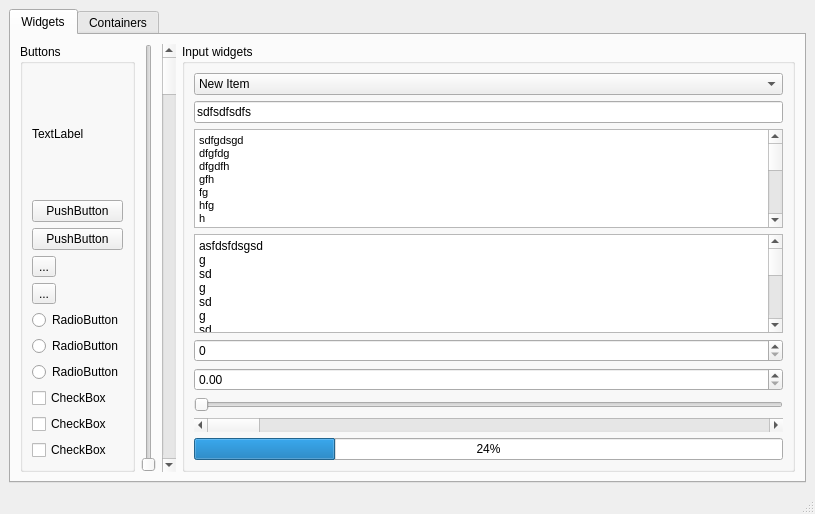
<?xml version="1.0" encoding="UTF-8"?>
<ui version="4.0">
 <class>MainWindow</class>
 <widget class="QMainWindow" name="MainWindow">
  <property name="geometry">
   <rect>
    <x>0</x>
    <y>0</y>
    <width>815</width>
    <height>514</height>
   </rect>
  </property>
  <property name="windowTitle">
   <string>MainWindow</string>
  </property>
  <widget class="QWidget" name="centralwidget">
   <layout class="QVBoxLayout" name="verticalLayout">
    <item>
     <widget class="QTabWidget" name="tabWidget">
      <property name="currentIndex">
       <number>0</number>
      </property>
      <widget class="QWidget" name="tab">
       <attribute name="title">
        <string>Widgets</string>
       </attribute>
       <layout class="QHBoxLayout" name="horizontalLayout">
        <item>
         <widget class="QGroupBox" name="groupBox">
          <property name="title">
           <string>Buttons</string>
          </property>
          <layout class="QVBoxLayout" name="verticalLayout_2">
           <item>
            <widget class="QLabel" name="label">
             <property name="text">
              <string>TextLabel</string>
             </property>
            </widget>
           </item>
           <item>
            <widget class="QPushButton" name="pushButton">
             <property name="text">
              <string>PushButton</string>
             </property>
            </widget>
           </item>
           <item>
            <widget class="QPushButton" name="pushButton_2">
             <property name="text">
              <string>PushButton</string>
             </property>
            </widget>
           </item>
           <item>
            <widget class="QToolButton" name="toolButton">
             <property name="text">
              <string>...</string>
             </property>
            </widget>
           </item>
           <item>
            <widget class="QToolButton" name="toolButton_2">
             <property name="text">
              <string>...</string>
             </property>
            </widget>
           </item>
           <item>
            <widget class="QRadioButton" name="radioButton_3">
             <property name="text">
              <string>RadioButton</string>
             </property>
            </widget>
           </item>
           <item>
            <widget class="QRadioButton" name="radioButton_2">
             <property name="text">
              <string>RadioButton</string>
             </property>
            </widget>
           </item>
           <item>
            <widget class="QRadioButton" name="radioButton">
             <property name="text">
              <string>RadioButton</string>
             </property>
            </widget>
           </item>
           <item>
            <widget class="QCheckBox" name="checkBox_3">
             <property name="text">
              <string>CheckBox</string>
             </property>
            </widget>
           </item>
           <item>
            <widget class="QCheckBox" name="checkBox_2">
             <property name="text">
              <string>CheckBox</string>
             </property>
            </widget>
           </item>
           <item>
            <widget class="QCheckBox" name="checkBox">
             <property name="text">
              <string>CheckBox</string>
             </property>
            </widget>
           </item>
          </layout>
         </widget>
        </item>
        <item>
         <widget class="QSlider" name="verticalSlider">
          <property name="orientation">
           <enum>Qt::Vertical</enum>
          </property>
         </widget>
        </item>
        <item>
         <widget class="QScrollBar" name="verticalScrollBar">
          <property name="orientation">
           <enum>Qt::Vertical</enum>
          </property>
         </widget>
        </item>
        <item>
         <widget class="QGroupBox" name="groupBox_2">
          <property name="title">
           <string>Input widgets</string>
          </property>
          <layout class="QVBoxLayout" name="verticalLayout_3">
           <item>
            <widget class="QComboBox" name="comboBox">
             <item>
              <property name="text">
               <string>New Item</string>
              </property>
             </item>
             <item>
              <property name="text">
               <string>New Item</string>
              </property>
             </item>
             <item>
              <property name="text">
               <string>New Item</string>
              </property>
             </item>
             <item>
              <property name="text">
               <string>New Item</string>
              </property>
             </item>
             <item>
              <property name="text">
               <string>New Item</string>
              </property>
             </item>
            </widget>
           </item>
           <item>
            <widget class="QLineEdit" name="lineEdit">
             <property name="text">
              <string>sdfsdfsdfs</string>
             </property>
            </widget>
           </item>
           <item>
            <widget class="QTextEdit" name="textEdit">
             <property name="html">
              <string>&lt;!DOCTYPE HTML PUBLIC &quot;-//W3C//DTD HTML 4.0//EN&quot; &quot;http://www.w3.org/TR/REC-html40/strict.dtd&quot;&gt;
&lt;html&gt;&lt;head&gt;&lt;meta name=&quot;qrichtext&quot; content=&quot;1&quot; /&gt;&lt;style type=&quot;text/css&quot;&gt;
p, li { white-space: pre-wrap; }
&lt;/style&gt;&lt;/head&gt;&lt;body style=&quot; font-family:'MS Shell Dlg 2'; font-size:8.25pt; font-weight:400; font-style:normal;&quot;&gt;
&lt;p style=&quot; margin-top:0px; margin-bottom:0px; margin-left:0px; margin-right:0px; -qt-block-indent:0; text-indent:0px;&quot;&gt;sdfgdsgd&lt;/p&gt;
&lt;p style=&quot; margin-top:0px; margin-bottom:0px; margin-left:0px; margin-right:0px; -qt-block-indent:0; text-indent:0px;&quot;&gt;dfgfdg&lt;/p&gt;
&lt;p style=&quot; margin-top:0px; margin-bottom:0px; margin-left:0px; margin-right:0px; -qt-block-indent:0; text-indent:0px;&quot;&gt;dfgdfh&lt;/p&gt;
&lt;p style=&quot; margin-top:0px; margin-bottom:0px; margin-left:0px; margin-right:0px; -qt-block-indent:0; text-indent:0px;&quot;&gt;gfh&lt;/p&gt;
&lt;p style=&quot; margin-top:0px; margin-bottom:0px; margin-left:0px; margin-right:0px; -qt-block-indent:0; text-indent:0px;&quot;&gt;fg&lt;/p&gt;
&lt;p style=&quot; margin-top:0px; margin-bottom:0px; margin-left:0px; margin-right:0px; -qt-block-indent:0; text-indent:0px;&quot;&gt;hfg&lt;/p&gt;
&lt;p style=&quot; margin-top:0px; margin-bottom:0px; margin-left:0px; margin-right:0px; -qt-block-indent:0; text-indent:0px;&quot;&gt;h&lt;/p&gt;
&lt;p style=&quot; margin-top:0px; margin-bottom:0px; margin-left:0px; margin-right:0px; -qt-block-indent:0; text-indent:0px;&quot;&gt;fg&lt;/p&gt;
&lt;p style=&quot; margin-top:0px; margin-bottom:0px; margin-left:0px; margin-right:0px; -qt-block-indent:0; text-indent:0px;&quot;&gt;j&lt;/p&gt;
&lt;p style=&quot; margin-top:0px; margin-bottom:0px; margin-left:0px; margin-right:0px; -qt-block-indent:0; text-indent:0px;&quot;&gt;fg&lt;/p&gt;
&lt;p style=&quot; margin-top:0px; margin-bottom:0px; margin-left:0px; margin-right:0px; -qt-block-indent:0; text-indent:0px;&quot;&gt;jfgjfgjfgjfgj&lt;/p&gt;
&lt;p style=&quot; margin-top:0px; margin-bottom:0px; margin-left:0px; margin-right:0px; -qt-block-indent:0; text-indent:0px;&quot;&gt;f&lt;/p&gt;
&lt;p style=&quot; margin-top:0px; margin-bottom:0px; margin-left:0px; margin-right:0px; -qt-block-indent:0; text-indent:0px;&quot;&gt;fg&lt;/p&gt;
&lt;p style=&quot; margin-top:0px; margin-bottom:0px; margin-left:0px; margin-right:0px; -qt-block-indent:0; text-indent:0px;&quot;&gt;j&lt;/p&gt;
&lt;p style=&quot; margin-top:0px; margin-bottom:0px; margin-left:0px; margin-right:0px; -qt-block-indent:0; text-indent:0px;&quot;&gt;fgj&lt;/p&gt;
&lt;p style=&quot; margin-top:0px; margin-bottom:0px; margin-left:0px; margin-right:0px; -qt-block-indent:0; text-indent:0px;&quot;&gt;fg&lt;/p&gt;
&lt;p style=&quot; margin-top:0px; margin-bottom:0px; margin-left:0px; margin-right:0px; -qt-block-indent:0; text-indent:0px;&quot;&gt;j&lt;/p&gt;
&lt;p style=&quot; margin-top:0px; margin-bottom:0px; margin-left:0px; margin-right:0px; -qt-block-indent:0; text-indent:0px;&quot;&gt;fg&lt;/p&gt;
&lt;p style=&quot; margin-top:0px; margin-bottom:0px; margin-left:0px; margin-right:0px; -qt-block-indent:0; text-indent:0px;&quot;&gt;j&lt;/p&gt;
&lt;p style=&quot; margin-top:0px; margin-bottom:0px; margin-left:0px; margin-right:0px; -qt-block-indent:0; text-indent:0px;&quot;&gt;fgfgfgfgfgfgfgfgfgfgfgfgfgfgfgfgfgjfgj&lt;/p&gt;&lt;/body&gt;&lt;/html&gt;</string>
             </property>
            </widget>
           </item>
           <item>
            <widget class="QPlainTextEdit" name="plainTextEdit">
             <property name="plainText">
              <string>asfdsfdsgsd
g
sd
g
sd
g
sd
g
sdgsdhgfdhsfhdshd
fh
dg
fg
h
gfhfgjhdfjdf
dfh
j
df
hj
fdh
jd</string>
             </property>
            </widget>
           </item>
           <item>
            <widget class="QSpinBox" name="spinBox"/>
           </item>
           <item>
            <widget class="QDoubleSpinBox" name="doubleSpinBox"/>
           </item>
           <item>
            <widget class="QSlider" name="horizontalSlider">
             <property name="orientation">
              <enum>Qt::Horizontal</enum>
             </property>
            </widget>
           </item>
           <item>
            <widget class="QScrollBar" name="horizontalScrollBar">
             <property name="orientation">
              <enum>Qt::Horizontal</enum>
             </property>
            </widget>
           </item>
           <item>
            <widget class="QProgressBar" name="progressBar">
             <property name="value">
              <number>24</number>
             </property>
            </widget>
           </item>
          </layout>
         </widget>
        </item>
       </layout>
      </widget>
      <widget class="QWidget" name="tab_2">
       <attribute name="title">
        <string>Containers</string>
       </attribute>
       <layout class="QHBoxLayout" name="horizontalLayout_2">
        <item>
         <widget class="QListWidget" name="listWidget">
          <item>
           <property name="text">
            <string>New Item</string>
           </property>
          </item>
          <item>
           <property name="text">
            <string>New Item</string>
           </property>
          </item>
          <item>
           <property name="text">
            <string>New Item</string>
           </property>
          </item>
          <item>
           <property name="text">
            <string>New Item</string>
           </property>
          </item>
          <item>
           <property name="text">
            <string>New Item</string>
           </property>
          </item>
          <item>
           <property name="text">
            <string>New Item</string>
           </property>
          </item>
          <item>
           <property name="text">
            <string>New Item</string>
           </property>
          </item>
          <item>
           <property name="text">
            <string>New Item</string>
           </property>
          </item>
          <item>
           <property name="text">
            <string>New Item</string>
           </property>
          </item>
          <item>
           <property name="text">
            <string>New Item</string>
           </property>
          </item>
          <item>
           <property name="text">
            <string>New Item</string>
           </property>
          </item>
          <item>
           <property name="text">
            <string>New Item</string>
           </property>
          </item>
          <item>
           <property name="text">
            <string>New Item</string>
           </property>
          </item>
          <item>
           <property name="text">
            <string>New Item</string>
           </property>
          </item>
          <item>
           <property name="text">
            <string>New Item</string>
           </property>
          </item>
          <item>
           <property name="text">
            <string>New Item</string>
           </property>
          </item>
          <item>
           <property name="text">
            <string>New Item</string>
           </property>
          </item>
          <item>
           <property name="text">
            <string>New Item</string>
           </property>
          </item>
          <item>
           <property name="text">
            <string>New Item</string>
           </property>
          </item>
          <item>
           <property name="text">
            <string>New Item</string>
           </property>
          </item>
          <item>
           <property name="text">
            <string>New Item</string>
           </property>
          </item>
          <item>
           <property name="text">
            <string>New Item</string>
           </property>
          </item>
          <item>
           <property name="text">
            <string>New Item</string>
           </property>
          </item>
          <item>
           <property name="text">
            <string>New Item</string>
           </property>
          </item>
          <item>
           <property name="text">
            <string>New Item</string>
           </property>
          </item>
          <item>
           <property name="text">
            <string>New Item</string>
           </property>
          </item>
          <item>
           <property name="text">
            <string>New Item</string>
           </property>
          </item>
          <item>
           <property name="text">
            <string>New Item</string>
           </property>
          </item>
          <item>
           <property name="text">
            <string>New Item</string>
           </property>
          </item>
          <item>
           <property name="text">
            <string>New Item</string>
           </property>
          </item>
          <item>
           <property name="text">
            <string>New Item</string>
           </property>
          </item>
          <item>
           <property name="text">
            <string>New Item</string>
           </property>
          </item>
          <item>
           <property name="text">
            <string>New Item</string>
           </property>
          </item>
          <item>
           <property name="text">
            <string>New Item</string>
           </property>
          </item>
          <item>
           <property name="text">
            <string>New Item</string>
           </property>
          </item>
          <item>
           <property name="text">
            <string>New Item</string>
           </property>
          </item>
          <item>
           <property name="text">
            <string>New Item</string>
           </property>
          </item>
          <item>
           <property name="text">
            <string>New Item</string>
           </property>
          </item>
          <item>
           <property name="text">
            <string>New Item</string>
           </property>
          </item>
          <item>
           <property name="text">
            <string>New Item</string>
           </property>
          </item>
         </widget>
        </item>
        <item>
         <widget class="QTableWidget" name="tableWidget">
          <row>
           <property name="text">
            <string>New Row</string>
           </property>
          </row>
          <row>
           <property name="text">
            <string>New Row</string>
           </property>
          </row>
          <row>
           <property name="text">
            <string>New Row</string>
           </property>
          </row>
          <row>
           <property name="text">
            <string>New Row</string>
           </property>
          </row>
          <row>
           <property name="text">
            <string>New Row</string>
           </property>
          </row>
          <row>
           <property name="text">
            <string>New Row</string>
           </property>
          </row>
          <row>
           <property name="text">
            <string>New Row</string>
           </property>
          </row>
          <row>
           <property name="text">
            <string>New Row</string>
           </property>
          </row>
          <row>
           <property name="text">
            <string>New Row</string>
           </property>
          </row>
          <row>
           <property name="text">
            <string>New Row</string>
           </property>
          </row>
          <row>
           <property name="text">
            <string>New Row</string>
           </property>
          </row>
          <row>
           <property name="text">
            <string>New Row</string>
           </property>
          </row>
          <row>
           <property name="text">
            <string>New Row</string>
           </property>
          </row>
          <row>
           <property name="text">
            <string>New Row</string>
           </property>
          </row>
          <row>
           <property name="text">
            <string>New Row</string>
           </property>
          </row>
          <row>
           <property name="text">
            <string>New Row</string>
           </property>
          </row>
          <row>
           <property name="text">
            <string>New Row</string>
           </property>
          </row>
          <row>
           <property name="text">
            <string>New Row</string>
           </property>
          </row>
          <row>
           <property name="text">
            <string>New Row</string>
           </property>
          </row>
          <column>
           <property name="text">
            <string>New Column</string>
           </property>
          </column>
          <column>
           <property name="text">
            <string>New Column</string>
           </property>
          </column>
          <column>
           <property name="text">
            <string>New Column</string>
           </property>
          </column>
          <column>
           <property name="text">
            <string>New Column</string>
           </property>
          </column>
          <column>
           <property name="text">
            <string>New Column</string>
           </property>
          </column>
          <column>
           <property name="text">
            <string>New Column</string>
           </property>
          </column>
          <column>
           <property name="text">
            <string>New Column</string>
           </property>
          </column>
          <column>
           <property name="text">
            <string>New Column</string>
           </property>
          </column>
          <column>
           <property name="text">
            <string>New Column</string>
           </property>
          </column>
         </widget>
        </item>
        <item>
         <widget class="QTreeWidget" name="treeWidget">
          <column>
           <property name="text">
            <string>1</string>
           </property>
          </column>
          <column>
           <property name="text">
            <string>2</string>
           </property>
          </column>
          <column>
           <property name="text">
            <string>3</string>
           </property>
          </column>
          <item>
           <property name="text">
            <string>New Item</string>
           </property>
           <item>
            <property name="text">
             <string>New Subitem</string>
            </property>
            <item>
             <property name="text">
              <string>New Subitem</string>
             </property>
            </item>
            <item>
             <property name="text">
              <string>New Item</string>
             </property>
            </item>
            <item>
             <property name="text">
              <string>New Item</string>
             </property>
            </item>
           </item>
          </item>
          <item>
           <property name="text">
            <string>New Item</string>
           </property>
          </item>
          <item>
           <property name="text">
            <string>New Item</string>
           </property>
          </item>
          <item>
           <property name="text">
            <string>New Item</string>
           </property>
          </item>
          <item>
           <property name="text">
            <string>New Item</string>
           </property>
           <item>
            <property name="text">
             <string>New Subitem</string>
            </property>
           </item>
           <item>
            <property name="text">
             <string>New Item</string>
            </property>
           </item>
           <item>
            <property name="text">
             <string>New Item</string>
            </property>
           </item>
          </item>
          <item>
           <property name="text">
            <string>New Item</string>
           </property>
           <item>
            <property name="text">
             <string>New Subitem</string>
            </property>
           </item>
           <item>
            <property name="text">
             <string>New Item</string>
            </property>
            <item>
             <property name="text">
              <string>New Subitem</string>
             </property>
            </item>
            <item>
             <property name="text">
              <string>New Item</string>
             </property>
            </item>
            <item>
             <property name="text">
              <string>New Item</string>
             </property>
            </item>
            <item>
             <property name="text">
              <string>New Item</string>
             </property>
            </item>
            <item>
             <property name="text">
              <string>New Item</string>
             </property>
            </item>
            <item>
             <property name="text">
              <string>New Item</string>
             </property>
            </item>
            <item>
             <property name="text">
              <string>New Item</string>
             </property>
            </item>
            <item>
             <property name="text">
              <string>New Item</string>
             </property>
            </item>
            <item>
             <property name="text">
              <string>New Item</string>
             </property>
            </item>
           </item>
           <item>
            <property name="text">
             <string>New Item</string>
            </property>
           </item>
           <item>
            <property name="text">
             <string>New Item</string>
            </property>
           </item>
           <item>
            <property name="text">
             <string>New Item</string>
            </property>
           </item>
          </item>
          <item>
           <property name="text">
            <string>New Item</string>
           </property>
          </item>
          <item>
           <property name="text">
            <string>New Item</string>
           </property>
          </item>
          <item>
           <property name="text">
            <string>New Item</string>
           </property>
          </item>
          <item>
           <property name="text">
            <string>New Item</string>
           </property>
          </item>
          <item>
           <property name="text">
            <string>New Item</string>
           </property>
          </item>
          <item>
           <property name="text">
            <string>New Item</string>
           </property>
          </item>
         </widget>
        </item>
       </layout>
      </widget>
     </widget>
    </item>
   </layout>
  </widget>
  <widget class="QMenuBar" name="menubar">
   <property name="geometry">
    <rect>
     <x>0</x>
     <y>0</y>
     <width>815</width>
     <height>20</height>
    </rect>
   </property>
  </widget>
  <widget class="QStatusBar" name="statusbar"/>
 </widget>
 <resources/>
 <connections/>
</ui>
